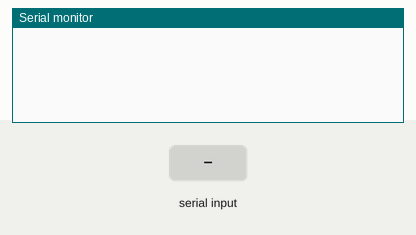
Recording of a sketch running on a simulated Arduino Uno, built with avr-gcc and run on an emulated ATmega328P. Shown: the last lines printed to the serial monitor. The inputs (shaded band) are chosen by the test bench.

Above: at 1.2 s.
1.3 s: "90,45\n" received over Serial
At 3.5 s:
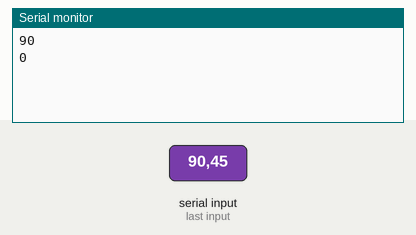
3.8 s: "30,150\n" received over Serial
At 4.6 s:
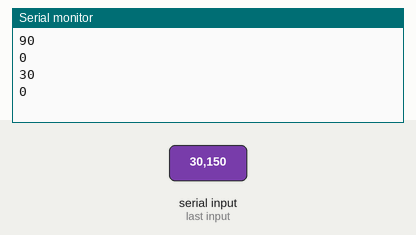
Timing chart, 0 to 6.8 s (numbered marks = the images above; inputs shaded):
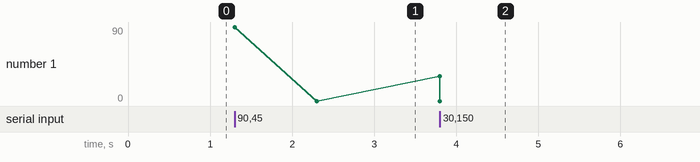

Measured:
- after the input at 1.3 s, the serial monitor: prints a new line at once (image 1)
- after the input at 3.8 s, the serial monitor: prints a new line at once (image 2)

The sketch:

Serial.ino
```cpp
long num=0;
bool flag = false;
//int NUM[20];
/*int NUM[20];
 * 项目使用了 262312 字节，占用了 (25%) 程序存储空间。最大为 1044464 字节。
全局变量使用了26884字节，(32%)的动态内存，余留55036字节局部变量。最大为81920字节。
 */

 int *Buffer = new int [20];

 /*int *Buffer = new int [20]
  * 项目使用了 262396 字节，占用了 (25%) 程序存储空间。最大为 1044464 字节。
全局变量使用了26896字节，(32%)的动态内存，余留55024字节局部变量。最大为81920字节。
  *
  */

void setup() {
  Serial.begin(115200);
}

void loop() {
  while (Serial.available() > 0) {   // 串口收到字符数大于零。
    num = Serial.parseInt();      // 在串口数据流中查找一个有效整数。
   Serial.println(num);
  while(Serial.read() >= 0){}//清空串口接收的数据
  }
}
```
